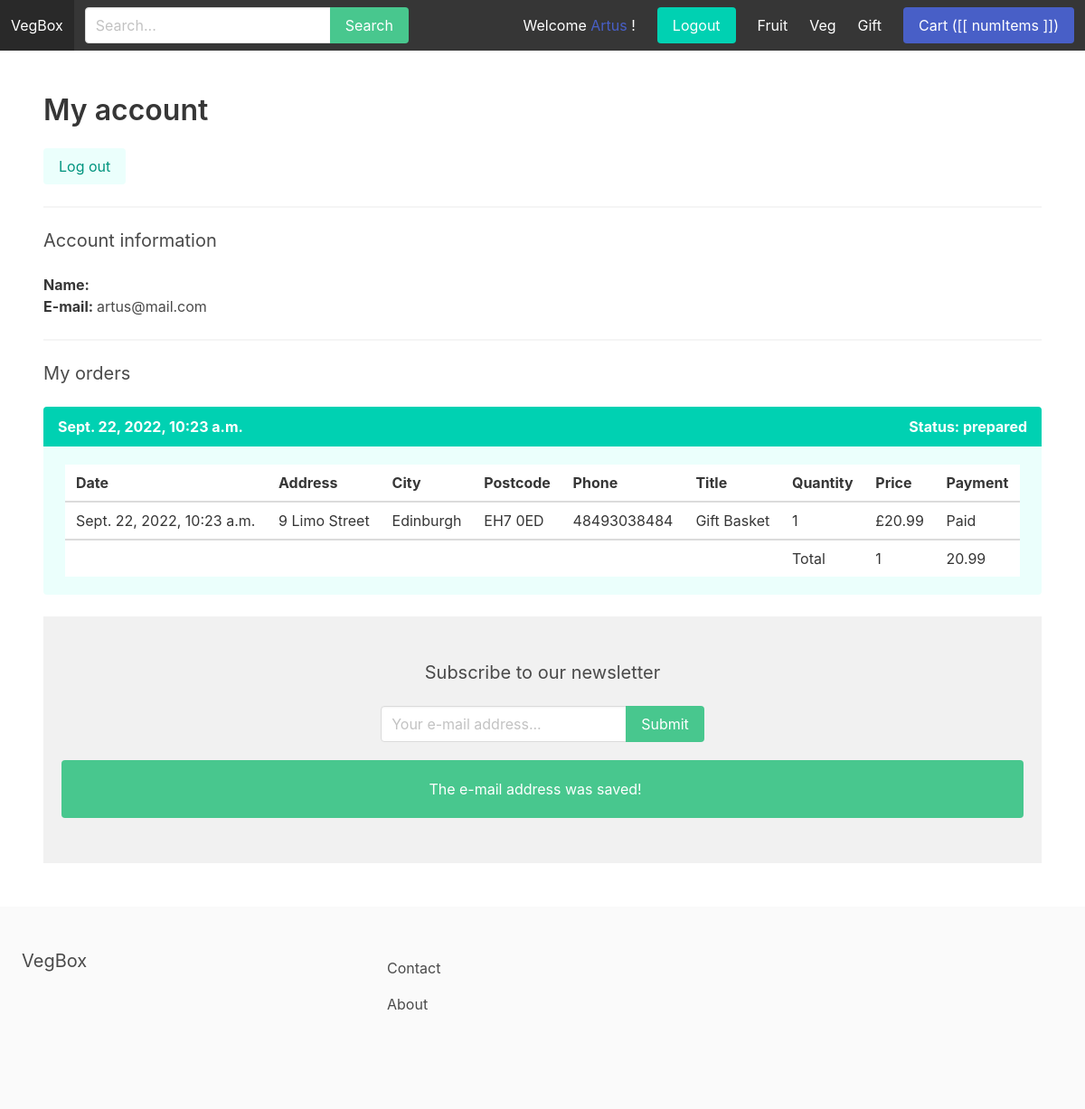
/myaccount/ (signed in), run on the app's committed database.
### apps/store/models.py (models this page shows, shortened)
class Category(models.Model):
    title = models.CharField(max_length=255)
    slug = models.SlugField(max_length=255)
    ordering = models.IntegerField(default=0)
    is_featured = models.BooleanField(default=False)
    class Meta:
        verbose_name_plural = 'Categories'
        ordering = ('ordering',)

class Product(models.Model):
    category = models.ForeignKey(Category, related_name='products', on_delete=models.CASCADE)
    parent = models.ForeignKey('self', related_name='variants', on_delete=models.CASCADE, blank=True, null=True)
    title = models.CharField(max_length=255)
    slug = models.SlugField(max_length=255)
    description = models.TextField(blank=True, null=True)
    price = models.FloatField()
    is_featured = models.BooleanField(default=False)
    num_available = models.IntegerField(default=1)
    num_visits = models.IntegerField(default=0)
    last_visit = models.DateTimeField(blank=True, null=True)
    date_added = models.DateTimeField(auto_now_add=True)
    image = models.ImageField(upload_to="uploads/", blank=True, null=True)
    thumbnail = models.ImageField(upload_to="uploads/", blank=True, null=True)
    class Meta:
        ordering = ('-date_added',)

### apps/order/models.py (models this page shows, shortened)
class Order(models.Model):
    ORDERED = 'ordered'
    STAGED = 'staged'
    PREPARED = 'prepared'
    DISPATCHED = 'dispatched'
    DELIVERED = 'delivered'
    RETURNED = 'returned'
    STATUS_CHOICES = (
        (ORDERED, 'Ordered'),
        (STAGED, 'Staged'),
        (PREPARED, 'Prepared'),
        (DISPATCHED, 'Dispatched'),
        (DELIVERED, 'Delivered'),
        (RETURNED, 'Returned')
    )
    user = models.ForeignKey(User, related_name='orders', on_delete=models.SET_NULL, blank=True, null=True)
    first_name = models.CharField(max_length=100)
    last_name = models.CharField(max_length=100)
    email = models.CharField(max_length=100)
    address = models.CharField(max_length=100)
    city = models.CharField(max_length=100)
    postcode = models.CharField(max_length=100)
    phone = models.CharField(max_length=100)
    created_at = models.DateTimeField(auto_now_add=True)
    paid = models.BooleanField(default=False)
    paid_amount = models.FloatField(blank=True, null=True)
    used_coupon = models.CharField(max_length=50, blank=True, null=True)
    payment_intent = models.CharField(max_length=255)
    shipped_date = models.DateTimeField(blank=True, null=True)
    status_date_changed = models.DateTimeField(blank=True, null=True)
    status = models.CharField(max_length=40, choices=STATUS_CHOICES, default=ORDERED)
    def get_total_quantity(self):
        return sum(int(item.quantity) for item in self.items.all())

class OrderItem(models.Model):
    order = models.ForeignKey(Order, related_name='items', on_delete=models.CASCADE)
    product = models.ForeignKey(Product, related_name='items', on_delete=models.DO_NOTHING)
    price = models.FloatField()
    quantity = models.IntegerField(default=1)

### apps/userprofile/views.py (the view)
# urls.py: path('myaccount/', myaccount, name='myaccount'),
@login_required
def myaccount(request):
    return render(request, 'myaccount.html')

### apps/cart/cart.py (called while the page is built)
    def __iter__(self):
        product_ids = self.cart.keys()
        product_clean_ids = []
        for p in product_ids:
            product_clean_ids.append(p)
            self.cart[str(p)]['product'] = Product.objects.get(pk=p)
        for item in self.cart.values():
            item['total_price'] = float(item['price']) * int(item['quantity'])
            yield item

    def get_total_length(self):
        return sum(int(item['quantity']) for item in self.cart.values())

    def get_total_cost(self):
        return sum(float(item['total_price']) for item in self)

### apps/cart/context_processors.py (called while the page is built)
def cart(request):
    return {'cart': Cart(request)}

### apps/store/context_processors.py (called while the page is built)
def menu_categories(request):
    categories = Category.objects.all()
    return {'menu_categories': categories}

### apps/userprofile/templates/myaccount.html
{% extends 'base.html' %}
{% block content %}
    <h1 class="title">My account</h1>
    <a href="{% url 'logout' %}" class="button is-primary is-light">Log out</a>
    <hr>
    <h2 class="subtitle">Account information</h2>
    <p><strong>Name: </strong>{{ request.user.get_full_name }}</p>
    <p><strong>E-mail: </strong>{{ request.user.email }}</p>
    <hr>
    <h2 class="subtitle">My orders</h2>
    {% for order in request.user.orders.all %}
        <article class="message is-primary">
            <div class="message-header">
                <p>{{ order.created_at }}</p>
                <p><strong>Status: </strong>{{ order.status }}</p>
            </div>
            <div class="message-body">
                <table class="table is-striped is-fullwidth">
                    <thead>
                        <tr>
                            <th>Date</th>
                            <th>Address</th>
                            <th>City</th>
                            <th>Postcode</th>
                            <th>Phone</th>
                            <th>Title</th>
                            <th>Quantity</th>
                            <th>Price</th>
                            <th>Payment</th>
                        </tr>
                    </thead>
                    <tbody>
                        {% for item in order.items.all %}
                            <tr>
                                <td>{{ item.order.created_at }}</td>
                                <td>{{ item.order.address }}</td>
                                <td>{{ item.order.city }}</td>
                                <td>{{ item.order.postcode }}</td>
                                <td>{{ item.order.phone }}</td>
                                <td>{{ item.product.title }}</td>
                                <td>{{ item.quantity }}</td>
                                <td>£{{ item.price }}</td>
                                <td>{% if item.order.paid %} Paid {% else %} Unpaid {% endif %}</td>
                            </tr>
                        {% endfor %}
                    </tbody>
                    <tfoot>
                        <tr>
                            <td></td>
                            <td></td>
                            <td></td>
                            <td></td>
                            <td></td>
                            <td></td>
                            <td>Total</td>
                            <td>{{ order.get_total_quantity }}</td>
                            <td>{{ order.paid_amount }}</td>
                        </tr>
                    </tfoot>
                </table>
            </div>
        </article>
    {% empty %}
        <p>You don't have any order yet...</p>
    {% endfor %}
{% endblock %}

### apps/core/templates/base.html (shortened to what this page needs)
{% load static %}
<!DOCTYPE html>
<html>
	<head>
		<link rel="stylesheet" href="https://cdn.jsdelivr.net/npm/bulma@0.9.0/css/bulma.min.css">
		<link rel="stylesheet" href="{% static 'main.css' %}">
	</head>
	<body>
		<nav class="navbar is-dark" id="navbarapp">
			<div class="navbar-brand">
				<a class="navbar-item" href="{% url 'frontpage' %}">VegBox</a>
			</div>
            <div id="main-navbar" class="navbar-menu" :class="{ 'is-active': menuClass }">
				<div class="navbar-start">
					<div class="navbar-item">
						<form method="get" action="{% url 'search' %}">
							<div class="field has-addons">
								<div class="control">
									<input type="text" class="input" placeholder="Search..." name="query">
								</div>
								<div class="control">
									<button class="button is-success">Search</button>
								</div>
							</div>
						</form>
					</div>
				</div>
				<div class="navbar-end">
					{% if request.user.is_authenticated %}
					<div class="navbar-item">
						<p>Welcome <a href="{% url 'myaccount' %}">{{ request.user.username|title }}</a> !</p>
					</div>
						<div class="navbar-item">
						<a href="{% url 'logout' %}" class="button is-primary">Logout</a>
					</div>
					{% endif %}
					{% for category in menu_categories %}
						<a href="{% url 'category_detail' category.slug %}" class="navbar-item">{{ category.title }}</a>
					{% endfor %}
				<div class="navbar-item">
					<a href="{% url 'cart_detail' %}" class="button is-link">Cart ([[ numItems ]])</a>
				</div>
		</nav>
		<section class="section">
			{% block content %}
            {% endblock %}
			{% include 'newsletter.html'%}
		</section>
		<footer class="footer">
			<div class="columns">
				<div class="column is-4">
					<h2 class="subtitle">VegBox</h2>
				</div>
				<div class="column is-8">
					<a href="{% url 'contact' %}" class="navbar-item">Contact</a>
					<a href="{% url 'about' %}" class="navbar-item">About</a>
				</div>
			</div>
		</footer>
	</body>
</html>

### apps/core/templates/newsletter.html (shortened to what this page needs)
<div class="newsletter-wrapper" id="newsletter-wrapper">
	<h2 class="subtitle">Subscribe to our newsletter</h2>
	<form v-on:submit.prevent="onSubmit">
		<div class="field has-addons">
			<div class="control">
				<input
					type="email"
					name="email"
					class="input"
					placeholder="Your e-mail address..."
					v-model="email"
				/>
			</div>
			<div class="control">
				<button class="button is-success">Submit</button>
			</div>
		</div>
	</form>
	<div class="notification is-success" v-if="showSuccess">
        The e-mail address was saved!
    </div>
</div>

### static/main.css (style rules this page uses)
.newsletter-wrapper { padding: 50px 20px; text-align: center; background: #f1f1f1; }
.newsletter-wrapper .notification { margin-top: 20px; }
.newsletter-wrapper .field.has-addons { justify-content: center; }

### data on the page
Category: title "Fruit"
Category: title "Veg"
Category: title "Gift"
Order: created_at "Sept. 22, 2022, 10:23 a.m.", status "prepared", get_total_quantity "1", paid_amount "20.99"
OrderItem: order.created_at "Sept. 22, 2022, 10:23 a.m.", order.address "9 Limo Street", order.city "Edinburgh", order.postcode "EH7 0ED", order.phone "48493038484", product "Gift Basket", quantity "1", price "20.99", shows "Paid"

### other printed values
{{ request.user.username|title }} "Artus"
{{ request.user.email }} "artus@mail.com"
